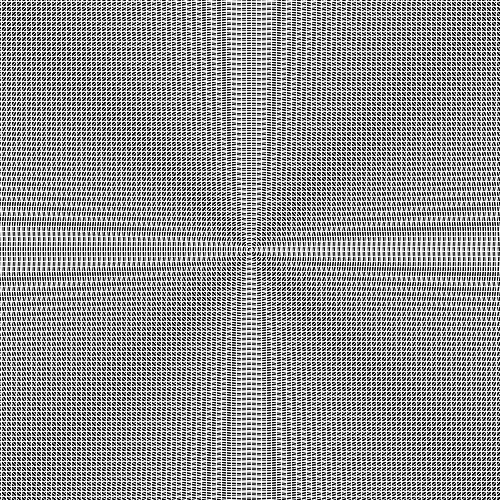
Frame 1 (no input)
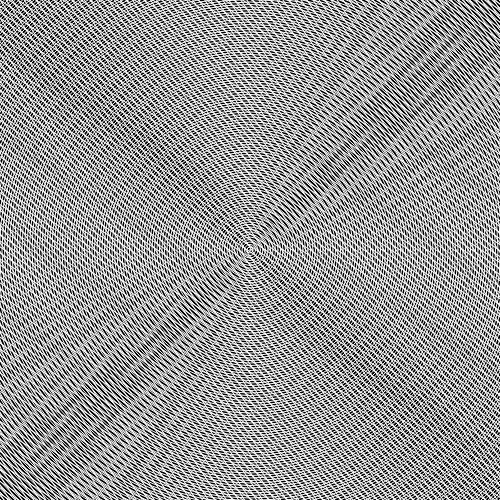
Frame 60 (no input)
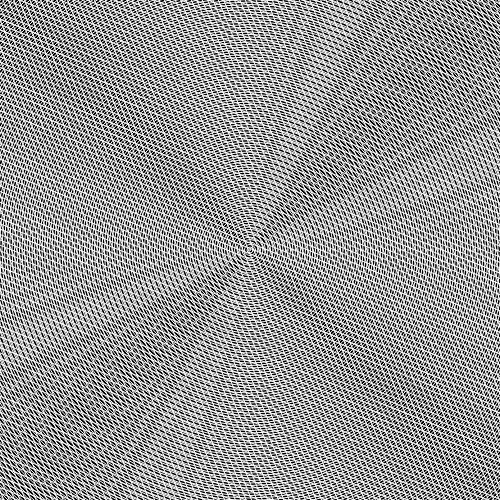
Frame 120 (the mouse pressed at the canvas centre since frame 60)

The p5.js sketch that drew these frames (run headless with seeded random() and noise() and a simulated clock; from frame 60 on, the mouse is pressed at the canvas centre):

// p5.js sketch
// ── sketch.js
/**
* Kevin's notes: really fantastic work!  Keep up the good work.
*/
var lineSpacing = 5;
var theta1=0.0;
var theta2=0.0;
var rotationSpeed=0.01;

function setup() {
  createCanvas(500,500);
  ellipseMode(CENTER);
}

function draw() {
  
  background(0);
  stroke(255,255,255);
  noFill();
  
  var diagonal=sqrt((width*width)+(height*height));
  
  //Circle background
  translate(width/2, height/2);
  for(var i=1;i<diagonal;i+=lineSpacing){
    ellipse(0,0,i,i);
  }
  
  //Clockwise rotating lines
  rotate(theta1);
  translate(-diagonal/2, -diagonal/2);
  beginShape();
    for(var j=0;j<diagonal;j+=lineSpacing){
      line(0,j, diagonal,j);
    }
  endShape();
  theta1 += rotationSpeed;
  
  //Counter-clockwise rotating lines
  translate(diagonal/2, diagonal/2)
  rotate(theta2);
  translate(-diagonal/2, -diagonal/2);  
  beginShape();
    for(var k=0;k<diagonal;k+=lineSpacing){
      line(k,0, k,diagonal);
    }
  endShape();
  theta2 -= 2*rotationSpeed;
  

}
